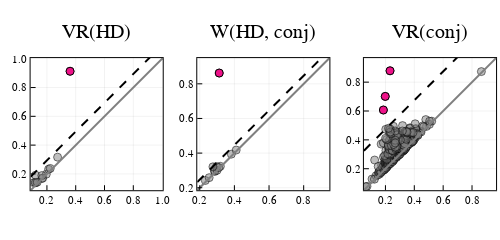

Notebook code cell kept with this figure:
### Code cell
# plot persistence diagrams
p1 = plot_PD(barcode_VR_HD, title = "VR(HD)", highlight = HD_idx, cutoff = HD_cutoff)
p2 = plot_PD(barcode_W_HD_conj, title = "W(HD, conj)", highlight = W_idx, cutoff = W_cutoff)
p3 = plot_PD(barcode_VR_conj, title = "VR(conj)", highlight = conj_idx, cutoff = conj_cutoff)
plot(p1, p2, p3, layout = HD(1,3), size = (500, 200))

### Figure 1 — Plotly figure (JSON) as saved in the notebook; plotly's stock layout.template omitted (floating-point values rounded to 4 significant figures; data arrays with more than 128 entries replaced by an {"elided": "..."} marker saying what was removed)
{"data": [{"colorbar": {"title": ""}, "legendgroup": "", "marker": {"color": "rgba(128, 128, 128, 0.500)", "line": {"color": "rgba(0, 0, 0, 0.500)", "width": 1}, "size": 8, "symbol": "circle"}, "mode": "markers", "name": "", "showlegend": false, "type": "scatter", "x": [0.1224, 0.1652, 0.1958, 0.2116, 0.1083, 0.119, 0.1323, 0.1707, 0.2232, 0.2741, 0.3607, 0.1215, 0.1647], "xaxis": "x1", "y": [0.1382, 0.1676, 0.1982, 0.2323, 0.1395, 0.14, 0.1426, 0.1716, 0.2381, 0.3163, 0.9131, 0.1914, 0.1886], "yaxis": "y1", "zmax": null, "zmin": null}, {"colorbar": {"title": ""}, "legendgroup": "", "line": {"color": "rgba(128, 128, 128, 1.000)", "dash": "solid", "shape": "linear", "width": 2}, "mode": "lines", "name": "", "showlegend": false, "type": "scatter", "x": [0.08665, 1.004], "xaxis": "x1", "y": [0.08665, 1.004], "yaxis": "y1", "zmax": null, "zmin": null}, {"colorbar": {"title": ""}, "hoverinfo": "text", "legendgroup": "", "marker": {"color": "rgba(238, 18, 137, 1.000)", "line": {"color": "rgba(0, 0, 0, 1.000)", "width": 1}, "size": 8, "symbol": "circle"}, "mode": "markers", "name": "", "showlegend": false, "text": [11], "type": "scatter", "x": [0.3607], "xaxis": "x1", "y": [0.9131], "yaxis": "y1", "zmax": null, "zmin": null}, {"colorbar": {"title": ""}, "hoverinfo": "none", "legendgroup": "", "line": {"color": "rgba(0, 0, 0, 1.000)", "dash": "dash", "shape": "linear", "width": 2}, "mode": "lines", "name": "", "showlegend": false, "type": "scatter", "x": [0.08665, 0.09561, 0.1785, 0.2283, 0.2704, 0.3161, 0.3583, 0.4035, 0.4559, 0.5024, 0.5433, 0.5878, 0.6325, 0.682, 0.7291, 0.7781, 0.8193, 0.8696, 0.9169, 0.9927, 1.004], "xaxis": "x1", "y": [0.1806, 0.1895, 0.2724, 0.3222, 0.3643, 0.4101, 0.4522, 0.4974, 0.5498, 0.5964, 0.6372, 0.6817, 0.7265, 0.776, 0.823, 0.872, 0.9132, 0.9636, 1.011, 1.087, 1.098], "yaxis": "y1", "zmax": null, "zmin": null}, {"colorbar": {"title": ""}, "legendgroup": "", "marker": {"color": "rgba(128, 128, 128, 0.500)", "line": {"color": "rgba(0, 0, 0, 0.500)", "width": 1}, "size": 8, "symbol": "circle"}, "mode": "markers", "name": "", "showlegend": false, "type": "scatter", "x": [0.2844, 0.2881, 0.2999, 0.3189, 0.3822, 0.4105, 0.2321, 0.2544, 0.2965, 0.3099, 0.276, 0.3124], "xaxis": "x2", "y": [0.2973, 0.2945, 0.3004, 0.3238, 0.3939, 0.4176, 0.2419, 0.2583, 0.3227, 0.3164, 0.3207, 0.8623], "yaxis": "y2", "zmax": null, "zmin": null}, {"colorbar": {"title": ""}, "legendgroup": "", "line": {"color": "rgba(128, 128, 128, 1.000)", "dash": "solid", "shape": "linear", "width": 2}, "mode": "lines", "name": "", "showlegend": false, "type": "scatter", "x": [0.1857, 0.9485], "xaxis": "x2", "y": [0.1857, 0.9485], "yaxis": "y2", "zmax": null, "zmin": null}, {"colorbar": {"title": ""}, "hoverinfo": "text", "legendgroup": "", "marker": {"color": "rgba(238, 18, 137, 1.000)", "line": {"color": "rgba(0, 0, 0, 1.000)", "width": 1}, "size": 8, "symbol": "circle"}, "mode": "markers", "name": "", "showlegend": false, "text": [12], "type": "scatter", "x": [0.3124], "xaxis": "x2", "y": [0.8623], "yaxis": "y2", "zmax": null, "zmin": null}, {"colorbar": {"title": ""}, "hoverinfo": "none", "legendgroup": "", "line": {"color": "rgba(0, 0, 0, 1.000)", "dash": "dash", "shape": "linear", "width": 2}, "mode": "lines", "name": "", "showlegend": false, "type": "scatter", "x": [0.1857, 0.1931, 0.262, 0.3034, 0.3384, 0.3764, 0.4115, 0.449, 0.4926, 0.5313, 0.5652, 0.6022, 0.6394, 0.6805, 0.7197, 0.7604, 0.7946, 0.8365, 0.8758, 0.9388, 0.9485], "xaxis": "x2", "y": [0.2323, 0.2397, 0.3086, 0.35, 0.385, 0.423, 0.4581, 0.4957, 0.5392, 0.5779, 0.6118, 0.6488, 0.686, 0.7272, 0.7663, 0.807, 0.8413, 0.8831, 0.9224, 0.9854, 0.9951], "yaxis": "y2", "zmax": null, "zmin": null}, {"colorbar": {"title": ""}, "legendgroup": "", "marker": {"color": "rgba(128, 128, 128, 0.500)", "line": {"color": "rgba(0, 0, 0, 0.500)", "width": 1}, "size": 8, "symbol": "circle"}, "mode": "markers", "name": "", "showlegend": false, "type": "scatter", "x": {"elided": "437 float values"}, "xaxis": "x3", "y": {"elided": "437 float values"}, "yaxis": "y3", "zmax": null, "zmin": null}, {"colorbar": {"title": ""}, "legendgroup": "", "line": {"color": "rgba(128, 128, 128, 1.000)", "dash": "solid", "shape": "linear", "width": 2}, "mode": "lines", "name": "", "showlegend": false, "type": "scatter", "x": [0.05093, 0.9666], "xaxis": "x3", "y": [0.05093, 0.9666], "yaxis": "y3", "zmax": null, "zmin": null}, {"colorbar": {"title": ""}, "hoverinfo": "text", "legendgroup": "", "marker": {"color": "rgba(238, 18, 137, 1.000)", "line": {"color": "rgba(0, 0, 0, 1.000)", "width": 1}, "size": 8, "symbol": "circle"}, "mode": "markers", "name": "", "showlegend": false, "text": [435, 436, 437], "type": "scatter", "x": [0.2318, 0.1857, 0.1987], "xaxis": "x3", "y": [0.8788, 0.6069, 0.7013], "yaxis": "y3", "zmax": null, "zmin": null}, {"colorbar": {"title": ""}, "hoverinfo": "none", "legendgroup": "", "line": {"color": "rgba(0, 0, 0, 1.000)", "dash": "dash", "shape": "linear", "width": 2}, "mode": "lines", "name": "", "showlegend": false, "type": "scatter", "x": [0.05093, 0.05987, 0.1426, 0.1923, 0.2343, 0.2799, 0.322, 0.3671, 0.4193, 0.4658, 0.5065, 0.5509, 0.5956, 0.645, 0.692, 0.7408, 0.782, 0.8322, 0.8794, 0.955, 0.9666], "xaxis": "x3", "y": [0.325, 0.3339, 0.4166, 0.4663, 0.5083, 0.554, 0.596, 0.6411, 0.6934, 0.7398, 0.7806, 0.825, 0.8696, 0.919, 0.966, 1.015, 1.056, 1.106, 1.153, 1.229, 1.241], "yaxis": "y3", "zmax": null, "zmin": null}], "layout": {"annotations": [{"font": {"color": "rgba(0, 0, 0, 1.000)", "family": "sans-serif", "size": 20}, "rotation": 0, "showarrow": false, "text": "VR(HD)", "x": 0.1933, "xanchor": "center", "xref": "paper", "y": 1, "yanchor": "top", "yref": "paper"}, {"font": {"color": "rgba(0, 0, 0, 1.000)", "family": "sans-serif", "size": 20}, "rotation": 0, "showarrow": false, "text": "W(HD, conj)", "x": 0.5267, "xanchor": "center", "xref": "paper", "y": 1, "yanchor": "top", "yref": "paper"}, {"font": {"color": "rgba(0, 0, 0, 1.000)", "family": "sans-serif", "size": 20}, "rotation": 0, "showarrow": false, "text": "VR(conj)", "x": 0.86, "xanchor": "center", "xref": "paper", "y": 1, "yanchor": "top", "yref": "paper"}], "height": 200, "legend": {"bgcolor": "rgba(255, 255, 255, 1.000)", "bordercolor": "rgba(0, 0, 0, 1.000)", "font": {"color": "rgba(0, 0, 0, 1.000)", "family": "sans-serif", "size": 11}, "tracegroupgap": 0, "x": 1, "y": 0}, "margin": {"b": 20, "l": 0, "r": 0, "t": 20}, "paper_bgcolor": "rgba(255, 255, 255, 1.000)", "plot_bgcolor": "rgba(255, 255, 255, 1.000)", "showlegend": true, "width": 500, "xaxis1": {"anchor": "y1", "domain": [0.06121, 0.3255], "gridcolor": "rgba(0, 0, 0, 0.100)", "gridwidth": 0.5, "linecolor": "rgba(0, 0, 0, 1.000)", "mirror": true, "range": [0.08665, 1.004], "showgrid": true, "showline": true, "showticklabels": true, "tickangle": 0, "tickcolor": "rgb(0, 0, 0)", "tickfont": {"color": "rgba(0, 0, 0, 1.000)", "family": "sans-serif", "size": 11}, "tickmode": "array", "ticks": "inside", "ticktext": ["0.2", "0.4", "0.6", "0.8", "1.0"], "tickvals": [0.2, 0.4, 0.6, 0.8, 1], "title": "", "titlefont": {"color": "rgba(0, 0, 0, 1.000)", "family": "sans-serif", "size": 15}, "type": "-", "visible": true, "zeroline": false, "zerolinecolor": "rgba(0, 0, 0, 1.000)"}, "xaxis2": {"anchor": "y2", "domain": [0.3945, 0.6588], "gridcolor": "rgba(0, 0, 0, 0.100)", "gridwidth": 0.5, "linecolor": "rgba(0, 0, 0, 1.000)", "mirror": true, "range": [0.1857, 0.9485], "showgrid": true, "showline": true, "showticklabels": true, "tickangle": 0, "tickcolor": "rgb(0, 0, 0)", "tickfont": {"color": "rgba(0, 0, 0, 1.000)", "family": "sans-serif", "size": 11}, "tickmode": "array", "ticks": "inside", "ticktext": ["0.2", "0.4", "0.6", "0.8"], "tickvals": [0.2, 0.4, 0.6, 0.8], "title": "", "titlefont": {"color": "rgba(0, 0, 0, 1.000)", "family": "sans-serif", "size": 15}, "type": "-", "visible": true, "zeroline": false, "zerolinecolor": "rgba(0, 0, 0, 1.000)"}, "xaxis3": {"anchor": "y3", "domain": [0.7279, 0.9921], "gridcolor": "rgba(0, 0, 0, 0.100)", "gridwidth": 0.5, "linecolor": "rgba(0, 0, 0, 1.000)", "mirror": true, "range": [0.05093, 0.9666], "showgrid": true, "showline": true, "showticklabels": true, "tickangle": 0, "tickcolor": "rgb(0, 0, 0)", "tickfont": {"color": "rgba(0, 0, 0, 1.000)", "family": "sans-serif", "size": 11}, "tickmode": "array", "ticks": "inside", "ticktext": ["0.2", "0.4", "0.6", "0.8"], "tickvals": [0.2, 0.4, 0.6, 0.8], "title": "", "titlefont": {"color": "rgba(0, 0, 0, 1.000)", "family": "sans-serif", "size": 15}, "type": "-", "visible": true, "zeroline": false, "zerolinecolor": "rgba(0, 0, 0, 1.000)"}, "yaxis1": {"anchor": "x1", "domain": [0.1489, 0.8095], "gridcolor": "rgba(0, 0, 0, 0.100)", "gridwidth": 0.5, "linecolor": "rgba(0, 0, 0, 1.000)", "mirror": true, "range": [0.08665, 1.004], "showgrid": true, "showline": true, "showticklabels": true, "tickangle": 0, "tickcolor": "rgb(0, 0, 0)", "tickfont": {"color": "rgba(0, 0, 0, 1.000)", "family": "sans-serif", "size": 11}, "tickmode": "array", "ticks": "inside", "ticktext": ["0.2", "0.4", "0.6", "0.8", "1.0"], "tickvals": [0.2, 0.4, 0.6, 0.8, 1], "title": "", "titlefont": {"color": "rgba(0, 0, 0, 1.000)", "family": "sans-serif", "size": 15}, "type": "-", "visible": true, "zeroline": false, "zerolinecolor": "rgba(0, 0, 0, 1.000)"}, "yaxis2": {"anchor": "x2", "domain": [0.1489, 0.8095], "gridcolor": "rgba(0, 0, 0, 0.100)", "gridwidth": 0.5, "linecolor": "rgba(0, 0, 0, 1.000)", "mirror": true, "range": [0.1857, 0.9485], "showgrid": true, "showline": true, "showticklabels": true, "tickangle": 0, "tickcolor": "rgb(0, 0, 0)", "tickfont": {"color": "rgba(0, 0, 0, 1.000)", "family": "sans-serif", "size": 11}, "tickmode": "array", "ticks": "inside", "ticktext": ["0.2", "0.4", "0.6", "0.8"], "tickvals": [0.2, 0.4, 0.6, 0.8], "title": "", "titlefont": {"color": "rgba(0, 0, 0, 1.000)", "family": "sans-serif", "size": 15}, "type": "-", "visible": true, "zeroline": false, "zerolinecolor": "rgba(0, 0, 0, 1.000)"}, "yaxis3": {"anchor": "x3", "domain": [0.1489, 0.8095], "gridcolor": "rgba(0, 0, 0, 0.100)", "gridwidth": 0.5, "linecolor": "rgba(0, 0, 0, 1.000)", "mirror": true, "range": [0.05093, 0.9666], "showgrid": true, "showline": true, "showticklabels": true, "tickangle": 0, "tickcolor": "rgb(0, 0, 0)", "tickfont": {"color": "rgba(0, 0, 0, 1.000)", "family": "sans-serif", "size": 11}, "tickmode": "array", "ticks": "inside", "ticktext": ["0.2", "0.4", "0.6", "0.8"], "tickvals": [0.2, 0.4, 0.6, 0.8], "title": "", "titlefont": {"color": "rgba(0, 0, 0, 1.000)", "family": "sans-serif", "size": 15}, "type": "-", "visible": true, "zeroline": false, "zerolinecolor": "rgba(0, 0, 0, 1.000)"}}}
